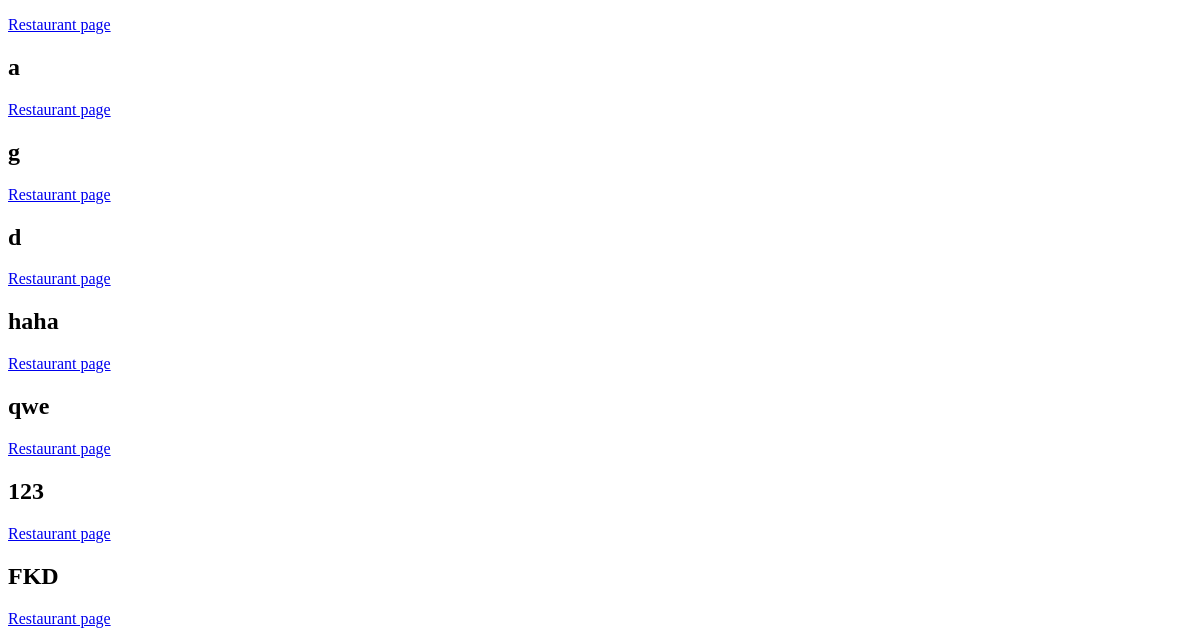
Page /homepage.php (lower part) on the earlier database version.
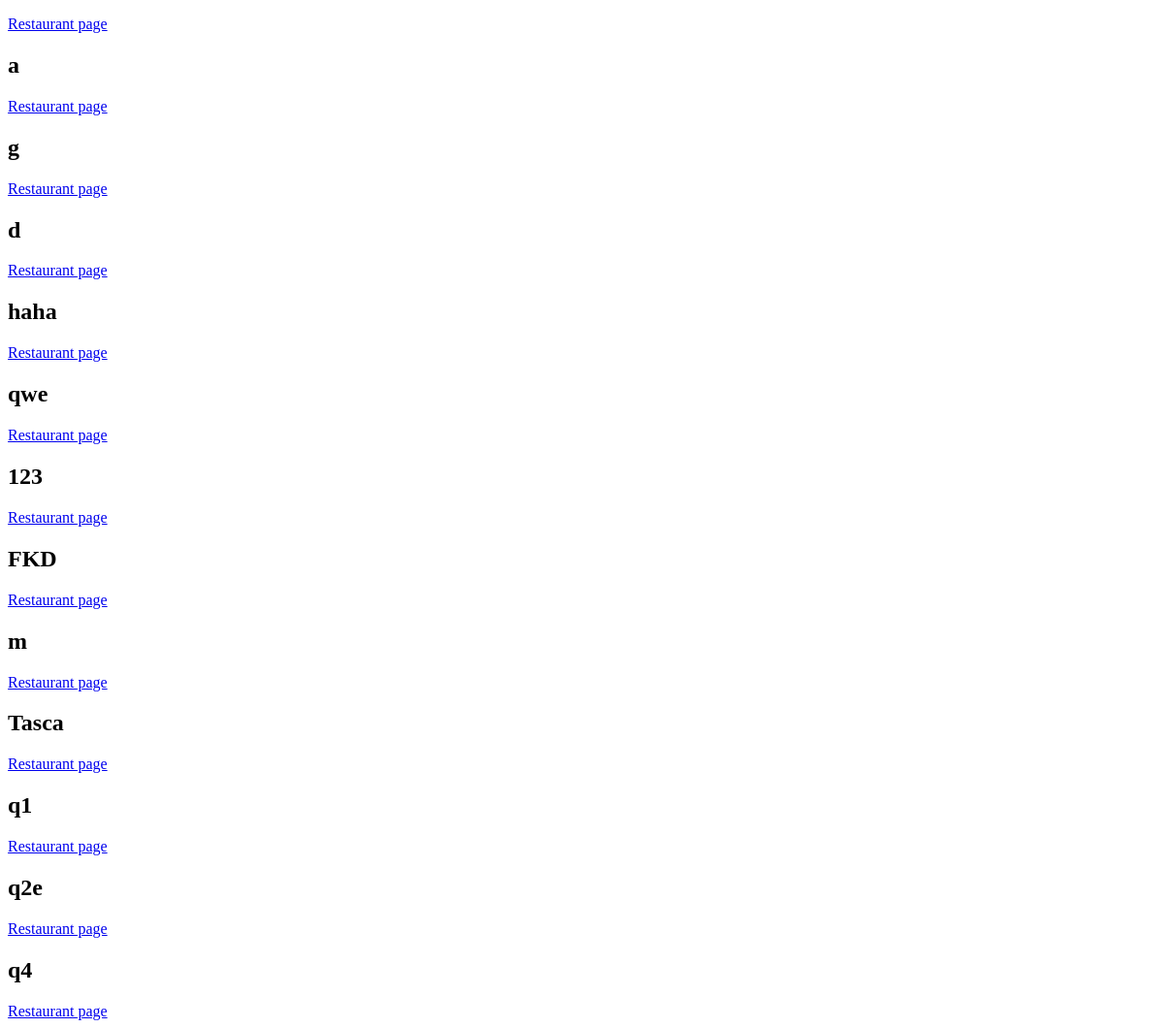
Same page on the later database version.
### tables this page shows
CREATE TABLE Restaurant(
    idRestaurant        INTEGER PRIMARY KEY AUTOINCREMENT,
    name                STRING NOT NULL,
    description         STRING,

    idOwner             INTEGER REFERENCES Owner(idOwner),
    idRestaurantInfo    INTEGER REFERENCES RestaurantInfo(idRestaurantInfo)
);

### homepage.php (called while the page is built)
<?php
    include_once('database/connection.php');
    include_once('database/db_restaurants.php');
    try {
        $restaurants = getAllRestaurants();
    } catch(PDOException $e) {
        die($e->getMessage());
    }
    include_once('templates/header.php');
    include_once('templates/restaurants.php');
?>

### database/db_restaurants.php (called while the page is built, shortened)
<?php
function getAllRestaurants() {
    global $db;
    $stmt = $db->prepare('SELECT * FROM Restaurant');
    $stmt->execute();
    return $stmt->fetchAll();
}
?>

### templates/restaurants.php (the view)
<section id="restaurants">
    <?php foreach($restaurants as $restaurant) { ?>
    <article>
        <h2><?= $restaurant['name'] ?></h2>
        <a href="view_restaurant.php?idRestaurant=<?=$restaurant['idRestaurant']?>">Restaurant page</a>
    </article>
    <?php } ?>
</section>

### templates/header.php (shortened to what this page needs)
<html>
    <head>
    </head>
    <body>
    </body>

Differences in the rows shown:
added restaurant: name "m"
added restaurant: name "Tasca"
added restaurant: name "q1"
added restaurant: name "q2e"
added restaurant: name "q4"
